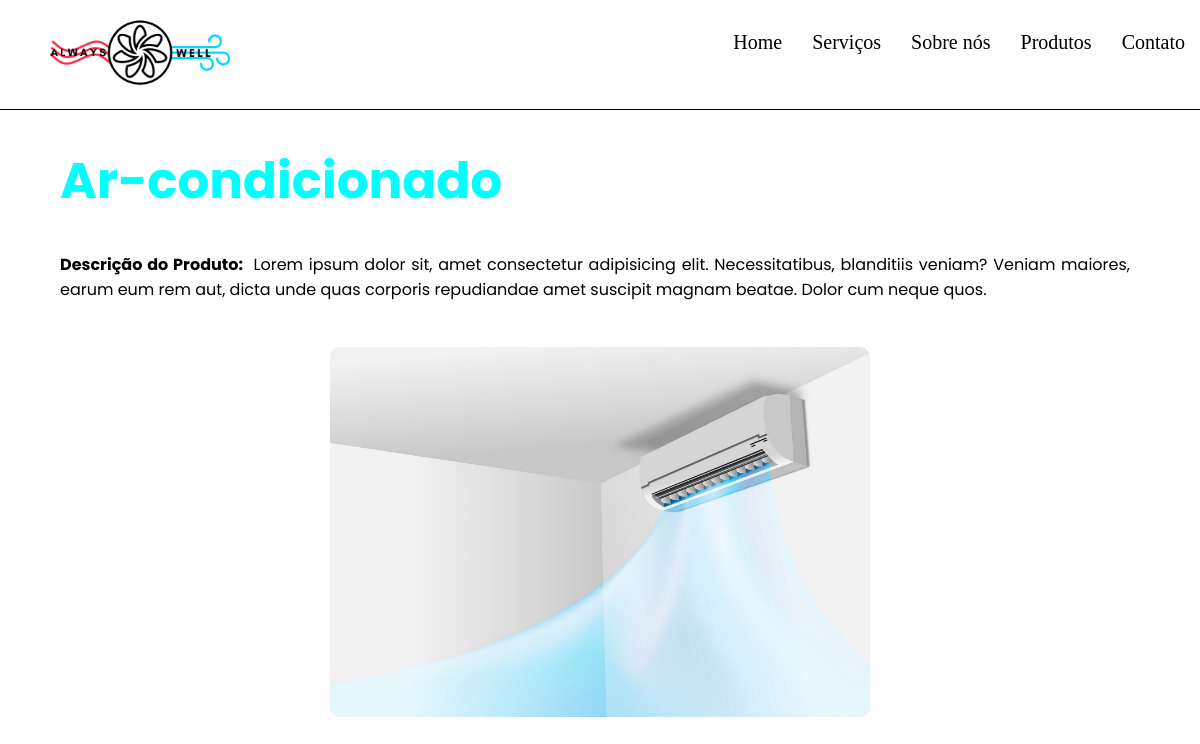
/produtos.php?id_produto=1, run on an earlier commit of the app's database.
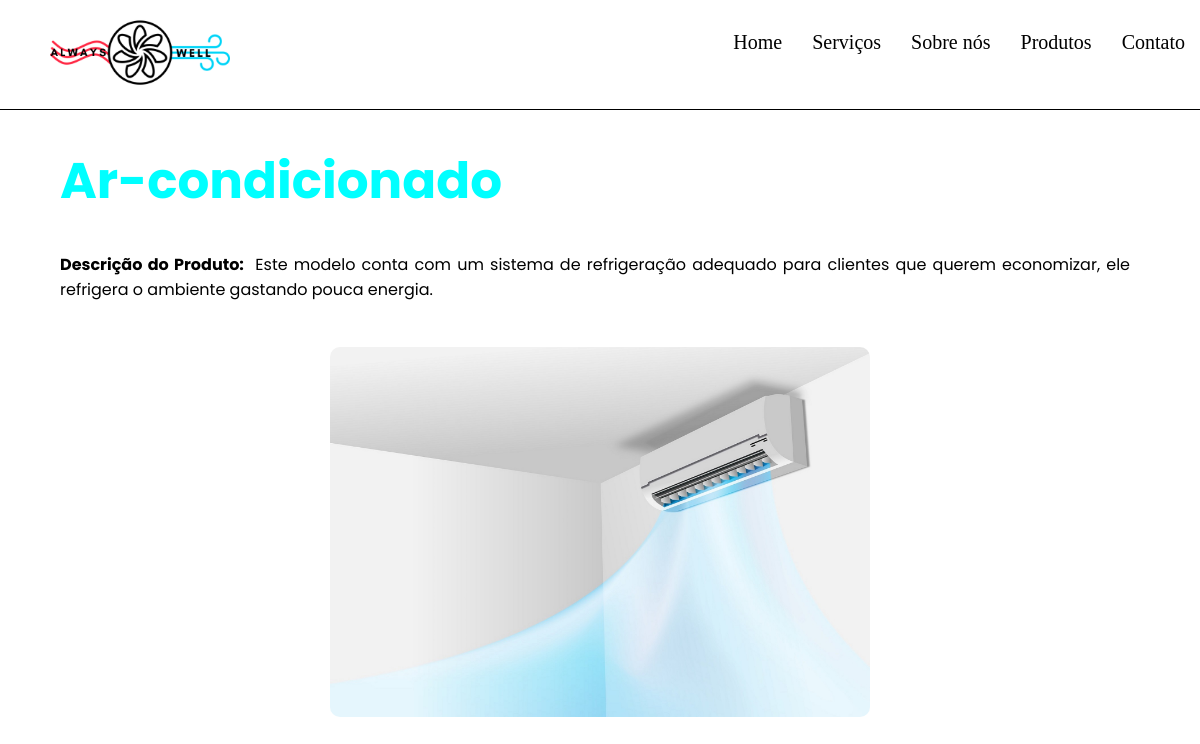
And on a later commit of the database.
### tables this page shows
CREATE TABLE `tbprodutos` (
  `id_produto` int(11) NOT NULL,
  `descri_produto` varchar(100) NOT NULL,
  `resumo_produto` varchar(1000) DEFAULT NULL,
  `imagem_produto` varchar(50) DEFAULT NULL
);

### produtos.php (the view, shortened to what this page needs)
<?php
include 'conn/connect.php';
$produto = $_GET['id_produto'];
$lista = $conn->query("select * from tbprodutos where id_produto = '$produto'");
$row_produto = $lista->fetch_assoc();
?>
<!DOCTYPE html>
<html lang="pt-BR">
<head>
    <link rel="stylesheet" href="css/style.css">
</head>
<body>
<main>
    <div class="content">
        <div class="left-side">
            <h1><strong><?php echo $row_produto['descri_produto']?></strong></h1>
            <p><strong>Descrição do Produto:&nbsp;</strong> <?php echo $row_produto['resumo_produto']; ?></p>
        </div>
        <div class="rigth-side">
            <img src="img/<?php echo $row_produto['imagem_produto']?>">
        </div>
    </div>
</main>
</body>
</html>

### css/style.css (style rules this page uses)
.topo { background-color: #fff; width: 100%; border-bottom: 1px solid black; }
.logo { width: 15vw; margin-left: 50px; }
.topo ul { list-style: none; padding: 0; margin-right: 300px; }
.topo ul li { display: inline; }
.topo ul li a { font-size: 15pt; display: inline-block; color: black; text-decoration: none; padding: 15px; float: right; }
body { cursor: url(../img/cursor.cur), default; margin: 0; padding: 0; }
.content { display: flex; font-family: 'Poppins', sans-serif; padding: 0 5%; }
.left-side { width: 100%; }
.left-side h1 { font-size: 50px; color: aqua; }
.left-side p { text-align: justify; padding-right: 10px; }
.rigth-side { width: 100%; }
.rigth-side img { width: 100%; border-radius: 10px; margin-top: 45px; }
@media screen and (max-width: 1200px) { .topo ul { margin-right: 0px; } }
@media screen and (max-width: 1200px) { .content { display: block; } }
@media screen and (max-width: 1200px) { .rigth-side img { display: block; width: 50%; padding-top: 0px; margin-left: auto; margin-right: auto; } }

What changed in the data, as far as the page shows it:
changed tbprodutos "Ar-condicionado": resumo_produto "Lorem ipsum dolor sit, amet consectetur adipisicing elit. Necessitatibus, blanditiis veniam? Veniam maiores, earum eum rem aut, dicta unde quas corporis repudiandae amet suscipit magnam beatae. Dolor cum neque quos." → "Este modelo conta com um sistema de refrigeração adequado para clientes que querem economizar, ele refrigera o ambiente gastando pouca energia."
